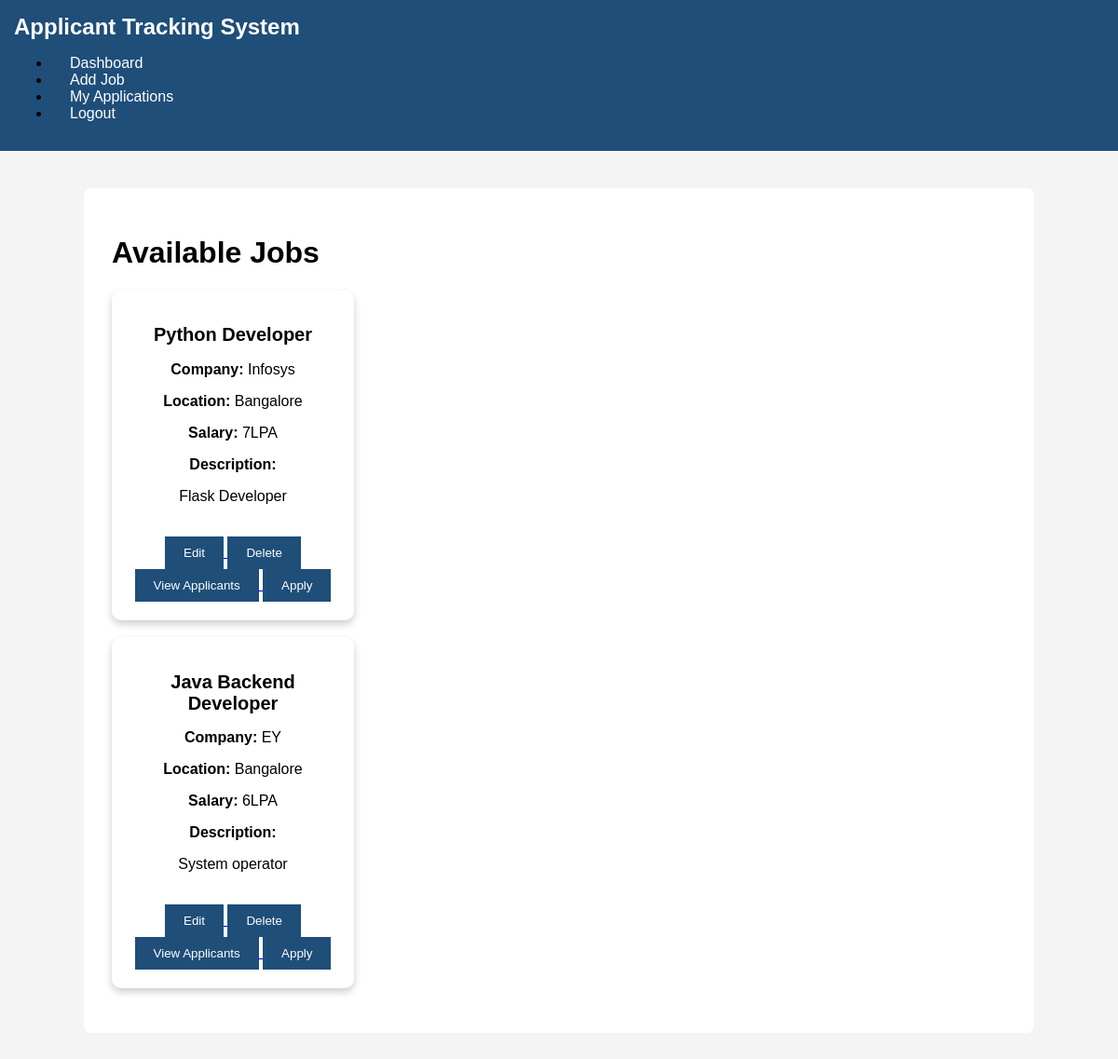
Screenshot of /jobs (signed in) with the database file from the repository.
### app.py (models this page shows)
class Job(db.Model):
    id = db.Column(db.Integer, primary_key=True)
    title = db.Column(db.String(100), nullable=False)
    company = db.Column(db.String(100), nullable=False)
    location = db.Column(db.String(100), nullable=False)
    salary = db.Column(db.String(50))
    description = db.Column(db.Text)

### app.py (the view)
@app.route("/jobs")
def jobs():
    if "user_id" not in session:
        return redirect(url_for("login"))
    jobs = Job.query.all()
    return render_template(
        "jobs.html",
        jobs=jobs
    )

### templates/jobs.html (shortened to what this page needs)
<!DOCTYPE html>
<html lang="en">
<head>
    <link rel="stylesheet" href="{{ url_for('static', filename='style.css') }}">
</head>
<body>
    <nav>
        <h2>Applicant Tracking System</h2>
        <ul>
            <li><a href="{{ url_for('dashboard') }}">Dashboard</a></li>
            <li><a href="{{ url_for('add_job') }}">Add Job</a></li>
            <li><a href="{{ url_for('my_applications') }}">My Applications</a></li>
            <li><a href="{{ url_for('logout') }}">Logout</a></li>
        </ul>
    </nav>
    <div class="container">
        <h1>Available Jobs</h1>
        {% if jobs %}
            {% for job in jobs %}
            <div class="card">
                <h2>{{ job.title }}</h2>
                <p><strong>Company:</strong> {{ job.company }}</p>
                <p><strong>Location:</strong> {{ job.location }}</p>
                <p><strong>Salary:</strong> {{ job.salary }}</p>
                <p><strong>Description:</strong></p>
                <p>{{ job.description }}</p>
                <br>
                <div class="buttons">
                    <a href="{{ url_for('edit_job', job_id=job.id) }}">
                        <button>Edit</button>
                    </a>
                    <a href="{{ url_for('delete_job', job_id=job.id) }}"
                       onclick="return confirm('Delete this job?')">
                        <button>Delete</button>
                    </a>
                    <a href="{{ url_for('applicants', job_id=job.id) }}">
                        <button>View Applicants</button>
                    </a>
                    <a href="{{ url_for('apply', job_id=job.id) }}">
                        <button>Apply</button>
                    </a>
                </div>
            </div>
            <br>
            {% endfor %}
        {% endif %}
    </div>
</body>
</html>

### static/style.css (style rules this page uses)
body { margin:0; font-family:Arial, sans-serif; background:#f4f4f4; }
nav { background:#1f4e79; padding:15px; }
nav h2 { color:white; display:inline; }
nav a { color:white; text-decoration:none; margin-left:20px; }
.container { width:80%; margin:40px auto; background:white; padding:30px; border-radius:8px; }
button { background:#1f4e79; color:white; border:none; padding:10px 20px; cursor:pointer; }
.card { background:white; padding:20px; border-radius:10px; box-shadow:0 4px 8px rgba(0,0,0,0.2); width:220px; text-align:center; }
.card h2 { font-size:20px; }

### rows the page displays
Job: title "Python Developer", company "Infosys", location "Bangalore", salary "7LPA", description "Flask Developer"
Job: title "Java Backend Developer", company "EY", location "Bangalore", salary "6LPA", description "System operator"
